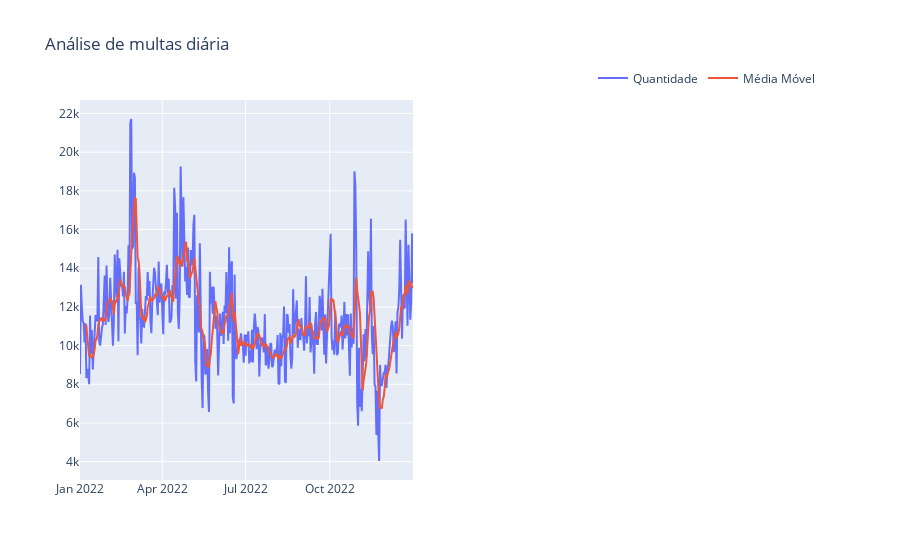

The notebook cell saved with this chart:
### Code cell
# Sistema Grid

Grid = make_subplots(rows = 1, cols = 2)

Grid.add_trace(go.Scatter(
    x = Multas_Dia['Data'], 
    y = Multas_Dia['Quantidade'],
    mode = 'lines', name = 'Quantidade'), row = 1, col = 1)

Grid.add_trace(go.Scatter(
    x = Multas_Dia['Data'], 
    y = Multas_Dia['Media_Movel'],
    mode = 'lines', name = 'Média Móvel'), row = 1, col = 1)

Grid.update_layout(
    title = 'Análise de multas diária',
    showlegend = True,
    legend = dict(
        orientation = 'h',
        yanchor = 'bottom',
        y = 1.02,
        xanchor = 'right',
        x = 1
    )
)

Grid

### Figure 1 — Plotly figure (JSON) as saved in the notebook; plotly's stock layout.template omitted (floating-point values rounded to 4 significant figures; data arrays with more than 128 entries replaced by an {"elided": "..."} marker saying what was removed)
{"data": [{"mode": "lines", "name": "Quantidade", "type": "scatter", "x": {"elided": "365 str values"}, "xaxis": "x", "y": {"elided": "365 int values"}, "yaxis": "y"}, {"mode": "lines", "name": "Média Móvel", "type": "scatter", "x": {"elided": "365 str values"}, "xaxis": "x", "y": {"elided": "365 float values"}, "yaxis": "y"}], "layout": {"legend": {"orientation": "h", "x": 1, "xanchor": "right", "y": 1.02, "yanchor": "bottom"}, "showlegend": true, "title": {"text": "Análise de multas diária"}, "xaxis": {"anchor": "y", "domain": [0, 0.45]}, "xaxis2": {"anchor": "y2", "domain": [0.55, 1]}, "yaxis": {"anchor": "x", "domain": [0, 1]}, "yaxis2": {"anchor": "x2", "domain": [0, 1]}}}
